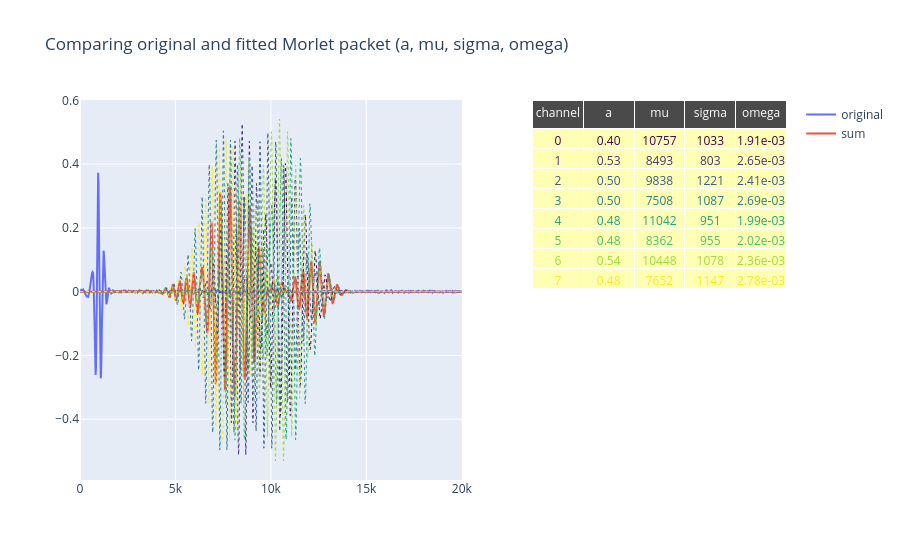

Notebook code for this chart:
### Code cell
from plotly.subplots import make_subplots
import plotly.graph_objects as go
import matplotlib

viridis = matplotlib.colormaps.get_cmap('viridis').resampled(fits.shape[1])

x, y = 0, 0
idx = y * dset.shape[0] + x

# Build parameter table data
param_table = {'channel': [], 'a': [], 'mu': [], 'sigma': [], 'omega': []}
for i in range(fits.shape[1]):
    param_table['channel'].append(i)
    param_table['a'].append(f'{params[idx][i][0]:.2f}')
    param_table['mu'].append(f'{params[idx][i][1]:.0f}')
    param_table['sigma'].append(f'{params[idx][i][2]:.0f}')
    param_table['omega'].append(f'{params[idx][i][3]:.2e}')

# Highlight rows where a != 0
cell_colors = ['#ffffb3' if float(a) != 0 else 'white' for a in param_table['a']]
# Build table_fill_colors per Plotly spec: a list of lists of shape [num_columns][num_rows].
table_fill_colors = [cell_colors]*5

# --- Font colors section (must be shape [num_rows][num_columns] for Plotly) ---
font_colors = [matplotlib.colors.rgb2hex(viridis(i)) for i in param_table['channel']]
table_font_colors = [font_colors]*5

fig = make_subplots(
    rows=1, cols=2,
    column_widths=[0.6, 0.4],
    specs=[[{"type": "scatter"}, {"type": "table"}]]
)

# --- Plot traces ---
fig.add_trace(go.Scatter(x=list(range(len(dset[idx][1]))), y=dset[idx][1],
                         mode='lines', name='original'), row=1, col=1)
fig.add_trace(go.Scatter(x=list(range(fits.shape[2])), y=fits[idx].sum(axis=0),
                         mode='lines', name='sum'), row=1, col=1)
for i in range(fits.shape[1]):
    color = matplotlib.colors.rgb2hex(viridis(i))
    fig.add_trace(go.Scatter(
        x=list(range(fits.shape[2])), y=fits[idx][i],
        mode='lines', 
        line=dict(dash='dot', width=1, color=color),
        showlegend=False
    ), row=1, col=1)

# --- Table ---
fig.add_trace(go.Table(
    header=dict(values=['channel','a', 'mu', 'sigma', 'omega'],
                fill_color='#4a4a4a',
                font=dict(color='white'),
                align='center'),
    cells=dict(values=[param_table['channel'],
                      param_table['a'], 
                      param_table['mu'],
                      param_table['sigma'], 
                      param_table['omega']],
               fill_color=table_fill_colors,
               font=dict(color=table_font_colors),  # shape: [rows][columns]
               align='center')
), row=1, col=2)

fig.update_layout(title='Comparing original and fitted Morlet packet (a, mu, sigma, omega)')
fig.show()

### Figure 1 — Plotly figure (JSON) as saved in the notebook; plotly's stock layout.template omitted (floating-point values rounded to 4 significant figures; data arrays with more than 128 entries replaced by an {"elided": "..."} marker saying what was removed)
{"data": [{"mode": "lines", "name": "original", "type": "scatter", "x": {"elided": "20000 int values"}, "xaxis": "x", "y": {"elided": "20000 float values"}, "yaxis": "y"}, {"mode": "lines", "name": "sum", "type": "scatter", "x": {"elided": "20000 int values"}, "xaxis": "x", "y": {"elided": "20000 float values"}, "yaxis": "y"}, {"line": {"color": "#440154", "dash": "dot", "width": 1}, "mode": "lines", "showlegend": false, "type": "scatter", "x": {"elided": "20000 int values"}, "xaxis": "x", "y": {"elided": "20000 float values"}, "yaxis": "y"}, {"line": {"color": "#46327e", "dash": "dot", "width": 1}, "mode": "lines", "showlegend": false, "type": "scatter", "x": {"elided": "20000 int values"}, "xaxis": "x", "y": {"elided": "20000 float values"}, "yaxis": "y"}, {"line": {"color": "#365c8d", "dash": "dot", "width": 1}, "mode": "lines", "showlegend": false, "type": "scatter", "x": {"elided": "20000 int values"}, "xaxis": "x", "y": {"elided": "20000 float values"}, "yaxis": "y"}, {"line": {"color": "#277f8e", "dash": "dot", "width": 1}, "mode": "lines", "showlegend": false, "type": "scatter", "x": {"elided": "20000 int values"}, "xaxis": "x", "y": {"elided": "20000 float values"}, "yaxis": "y"}, {"line": {"color": "#1fa187", "dash": "dot", "width": 1}, "mode": "lines", "showlegend": false, "type": "scatter", "x": {"elided": "20000 int values"}, "xaxis": "x", "y": {"elided": "20000 float values"}, "yaxis": "y"}, {"line": {"color": "#4ac16d", "dash": "dot", "width": 1}, "mode": "lines", "showlegend": false, "type": "scatter", "x": {"elided": "20000 int values"}, "xaxis": "x", "y": {"elided": "20000 float values"}, "yaxis": "y"}, {"line": {"color": "#a0da39", "dash": "dot", "width": 1}, "mode": "lines", "showlegend": false, "type": "scatter", "x": {"elided": "20000 int values"}, "xaxis": "x", "y": {"elided": "20000 float values"}, "yaxis": "y"}, {"line": {"color": "#fde725", "dash": "dot", "width": 1}, "mode": "lines", "showlegend": false, "type": "scatter", "x": {"elided": "20000 int values"}, "xaxis": "x", "y": {"elided": "20000 float values"}, "yaxis": "y"}, {"cells": {"align": "center", "fill": {"color": [["#ffffb3", "#ffffb3", "#ffffb3", "#ffffb3", "#ffffb3", "#ffffb3", "#ffffb3", "#ffffb3"], ["#ffffb3", "#ffffb3", "#ffffb3", "#ffffb3", "#ffffb3", "#ffffb3", "#ffffb3", "#ffffb3"], ["#ffffb3", "#ffffb3", "#ffffb3", "#ffffb3", "#ffffb3", "#ffffb3", "#ffffb3", "#ffffb3"], ["#ffffb3", "#ffffb3", "#ffffb3", "#ffffb3", "#ffffb3", "#ffffb3", "#ffffb3", "#ffffb3"], ["#ffffb3", "#ffffb3", "#ffffb3", "#ffffb3", "#ffffb3", "#ffffb3", "#ffffb3", "#ffffb3"]]}, "font": {"color": [["#440154", "#46327e", "#365c8d", "#277f8e", "#1fa187", "#4ac16d", "#a0da39", "#fde725"], ["#440154", "#46327e", "#365c8d", "#277f8e", "#1fa187", "#4ac16d", "#a0da39", "#fde725"], ["#440154", "#46327e", "#365c8d", "#277f8e", "#1fa187", "#4ac16d", "#a0da39", "#fde725"], ["#440154", "#46327e", "#365c8d", "#277f8e", "#1fa187", "#4ac16d", "#a0da39", "#fde725"], ["#440154", "#46327e", "#365c8d", "#277f8e", "#1fa187", "#4ac16d", "#a0da39", "#fde725"]]}, "values": [[0, 1, 2, 3, 4, 5, 6, 7], ["0.40", "0.53", "0.50", "0.50", "0.48", "0.48", "0.54", "0.48"], ["10757", "8493", "9838", "7508", "11042", "8362", "10448", "7652"], ["1033", "803", "1221", "1087", "951", "955", "1078", "1147"], ["1.91e-03", "2.65e-03", "2.41e-03", "2.69e-03", "1.99e-03", "2.02e-03", "2.36e-03", "2.78e-03"]]}, "domain": {"x": [0.64, 1], "y": [0, 1]}, "header": {"align": "center", "fill": {"color": "#4a4a4a"}, "font": {"color": "white"}, "values": ["channel", "a", "mu", "sigma", "omega"]}, "type": "table"}], "layout": {"title": {"text": "Comparing original and fitted Morlet packet (a, mu, sigma, omega)"}, "xaxis": {"anchor": "y", "domain": [0, 0.54]}, "yaxis": {"anchor": "x", "domain": [0, 1]}}}
